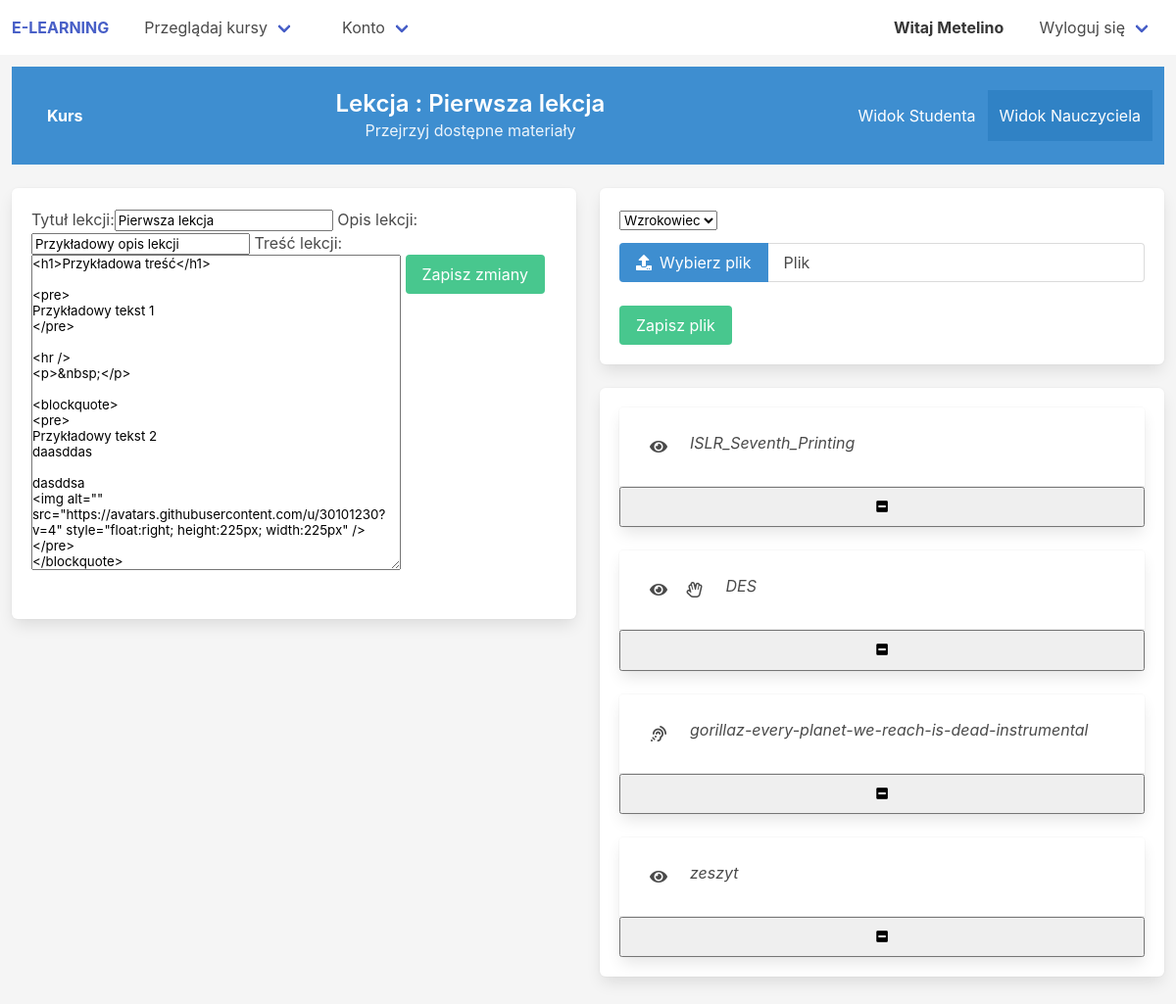
Before: /courses/node-edit/1/ (signed in) with the older database file.
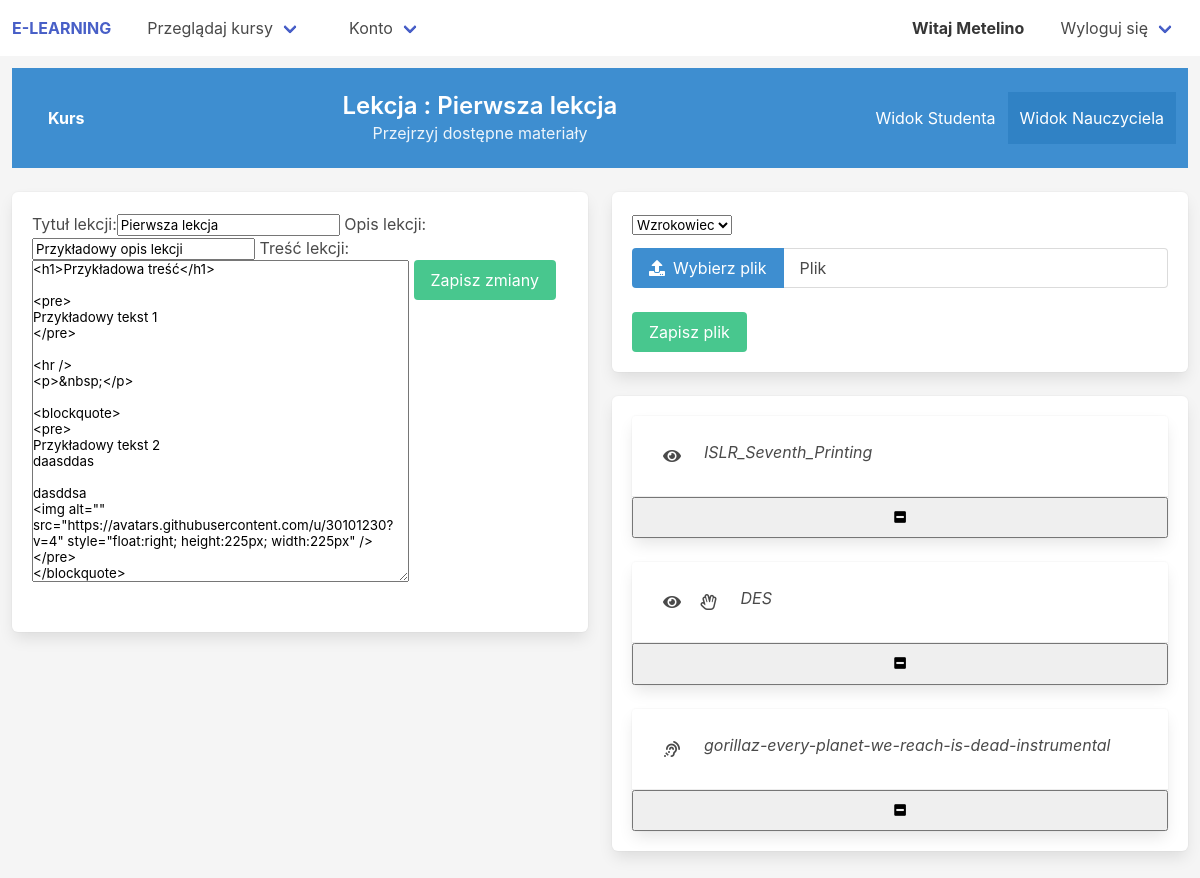
After: the same page with the newer database file.
### courses/models.py (models this page shows, shortened)
class Node(models.Model):
    NODE_TYPE = [
        ('lesson', 'Lekcja'),
        ('test', 'Test')
    ]
    name = models.CharField(max_length=100)
    desc = models.CharField(max_length=200)
    content = models.CharField(max_length=2000, default='')
    slug = models.SlugField(allow_unicode=True, blank=True, null=True)
    node_type = models.CharField(choices=NODE_TYPE, default='lesson', max_length=20)
    course = models.ForeignKey(to='Course', on_delete=models.CASCADE)
    node_number = models.PositiveIntegerField(null=True)
    class Meta():
        unique_together = ['course', 'node_number']

class LessonFile(models.Model):
    LESSON_TYPE = [
        ('0', 'Wzrokowiec'),
        ('1', 'Kinestetyk'),
        ('2', 'Słuchowiec'),
    ]
    lesson_type = MultiSelectField(max_length=5, choices=VAK.choices, default='0')
    lesson_file = models.FileField(upload_to=get_upload_path)
    node = models.ForeignKey(to='Node', on_delete=models.CASCADE)
    def get_name(self):
        p = Path(self.lesson_file.path)
        return p.stem

### courses/views.py (the view)
# urls.py: path('node-edit/<node_pk>/', node_edit, name='node_edit'),
@user_passes_test(lambda u: u.is_staff)
def node_edit(request, node_pk):
    node = Node.objects.get(pk=node_pk)
    if node.node_type == 'lesson':
        return lesson_edit(request, node)
    else:
        return test_edit(request, node)

### courses/forms.py
class NodeEditForm(forms.ModelForm):
    node_choices = [
        ('test', 'Test'),
        ('lesson', 'Lekcja')
    ]
    class Meta():
        model = Node
        fields = ['name', 'desc', 'content']
        labels = {
            'name' : 'Tytuł lekcji',
            'desc' : 'Opis lekcji',
            'content' : 'Treść lekcji'
        }
        widgets = {
            'content': forms.Textarea(attrs={'rows': 20, 'id':'editor'}),
        }

class FileForm(forms.ModelForm):
    class Meta():
        model = LessonFile
        fields = ['lesson_type', 'lesson_file']
        widgets = {
            'lesson_file' : forms.FileInput(attrs={'class':'file-input'})
        }
        labels = {
            'lesson_file' : 'Plik',
            'lesson_type' : 'Typ uczenia się',
        }

### courses/views.py (called while the page is built)
def lesson_edit(request, node):
    if request.method == 'POST':
        form = NodeEditForm(request.POST, instance=node)
        if form.is_valid():
            node.save()
            return render(request, 'courses/__message.html', {'type':'is-success', 'title':'Pomyślnie zmieniono opis!'})
        return render(request, 'courses/__message.html', {'type':'is-danger', 'title':'Zmiana opisu nieudana!'})
    else:
        files = node.lessonfile_set.all()
        node_form = NodeEditForm(instance=node)
        files_form = FileForm()
        return render(request, 'courses/lesson-edit.html', {
            'lesson' : node,
            'files' : files,
            'node_form' : node_form,
            'files_form' : files_form
            })

### templates/courses/lesson-edit.html (shortened to what this page needs)
{% extends "base.html" %}
{% load static %}
{% load bulma_tags %}
{% block content %}
<section class="hero is-info is-small block">
    <div class="hero-body is-flex">
        <nav class='navbar'>
            <div class="navbar-menu">
                <div class="navbar-start">
                    <a class="navbar-item" href="{% url 'courses:course_edit' lesson.course.slug %}">
                        <strong>Kurs</strong>
                    </a>
                </div>
            </div>
        </nav>
        <div class='container has-text-centered'>
            <p class="title is-4">
                Lekcja : {{ lesson.name }}
            </p>
            <p class="subtitle is-6">
                Przejrzyj dostępne materiały
            </p>
        </div>
        {% if user.is_staff %}
        <nav class="navbar">
            <div class="container">
                <div id="navbarMenuHeroA" class="navbar-menu">
                    <div class="navbar-end">
                    <a class="navbar-item" href="{% url 'courses:node_view' lesson.pk %}">
                        Widok Studenta
                    </a>
                    <a class="navbar-item is-active">
                        Widok Nauczyciela
                    </a>
                    </div>
                </div>
            </div>
        </nav>
        {% endif %}
    </div>
</section>
<div class='columns'>
    <div class='column'>
        <div class='box'>
            <form class='block' method="POST" hx-swap='none' hx-trigger="submit" hx-post="{% url 'courses:node_edit' lesson.pk %}">
                {{ node_form|bulma }}
                <input class='button is-success' type="submit" value="Zapisz zmiany">
            </form>
        </div>
    </div>
    <div class='column'>
        <form id='file-form' class='box' hx-encoding="multipart/form-data" hx-swap='beforeend' hx-target='#file-list' hx-post='{% url "courses:file_add" lesson.pk %}'>
            <div class='field'>
                <div class='control'>
                    {{ files_form.lesson_type }}
                </div>
            </div>
            <div id='file-field' class="file has-name is-fullwidth is-info block">
                <label class="file-label">
                  <span class="file-cta">
                    <span class="file-icon">
                      <i class="fas fa-upload"></i>
                    </span>
                    <span class="file-label">
                      Wybierz plik
                    </span>
                  </span>
                  <span class="file-name">
                    Plik
                  </span>
                </label>
            </div>
            <input class='button is-success' type="submit" value="Zapisz plik">
        </form>
        <div class='box' id='file-list'>
            {% include 'courses/__edit_file_list.html' %}
        </div>
    </div>
</div>
{% endblock %}

### templates/base.html (shortened to what this page needs)
<!DOCTYPE html>
{% load static %}
<html>
<head>
  <link rel="stylesheet" href="https://cdnjs.cloudflare.com/ajax/libs/font-awesome/5.15.3/css/all.min.css">
  <link rel="stylesheet" href='https://cdnjs.cloudflare.com/ajax/libs/bulma/0.9.2/css/bulma.min.css'>
  <link rel='stylesheet' href="{% static 'css/style.css' %}">
  <link rel='stylesheet' href="{% static 'css/anims.css' %}">
</head>
<body>
    <nav class="navbar" role="navigation" id="navbar">
      <div class="navbar-brand">
        <a class="navbar-item" href="{% url 'home' %}">
          <strong>E-LEARNING</strong>
        </a>
      </div>
      <div class='navbar-menu'>
        <div class="navbar-start">
            <div class='navbar-item is-hoverable'>
              <a href="{% url 'courses:course_list' %}" class="navbar-link">Przeglądaj kursy</a>
            </div>
            {% if user.is_authenticated %}
              <div class='navbar-item is-hoverable'>
                <a href="{% url 'accounts:profile' %}" class="navbar-link">Konto</a>
              </div>
            {% endif %}
        </div>
        <div class="navbar-end">
          {% if user.is_authenticated %}
            <div class='navbar-brand'>
              <div class="navbar-item"><strong>Witaj {{ user.username }}</strong></div>
            </div>
            <div class='navbar-item'>
              <a href="{% url 'accounts:logout' %}" class="navbar-link">Wyloguj się</a>
            </div>
          {% endif %}
        </div>
      </div>
    </nav>
    <div class="p-3 main-column" style='flex: 1'>
        {% block content %}
        {% endblock %}
</body>
</html>

### templates/courses/__edit_file_list.html
{% for file in files %}
    {% include 'courses/__edit_file.html' %}
{% endfor %}

### templates/courses/__edit_file.html
<div class="card block {{class}}" hx-target='this' _='{{script}}'>
    <div class="card-content">
        <div class='media'>
            <div class="media-left">
                {% if '0' in file.lesson_type  %}
                <span class="icon is-medium"><i class="fas fa-eye"></i></span>
                {% endif %}
                {% if '1' in file.lesson_type  %}
                <span class="icon is-medium"><i class="far fa-hand-spock"></i></span>
                {% endif %}
                {% if '2' in file.lesson_type  %}
                <span class="icon is-medium"><i class="fas fa-assistive-listening-systems"></i></span>
                {% endif %}
            </div>
            <div class="media-content">
                <i>{{ file.get_name }}</i>
            </div>
        </div>
    </div>
    {% if user.is_authenticated %}
    <footer class="card-footer">
        <button hx-swap='outerHTML' hx-confirm="Czy napewno chcesz usunąć plik?" hx-delete="{% url 'courses:file_delete' file.pk %}" class="card-footer-item"><i class="fas fa-minus-square"></i></button>
    </footer>
    {% endif %}
</div>

### static/css/style.css (style rules this page uses)
html, body { min-height : 100vh; }
body { color : black; box-sizing: border-box; margin : 0px; display : flex; flex-direction: column; align-items: stretch; justify-content: center; align-content: center; background : hsl(0, 0%, 96%); }
.main-column { display : flex; flex-direction: column; align-items: stretch; justify-content: flex-start; background : hsl(0, 0%, 96%); }

### templates/base.html (style rules this page uses)
html, body { min-height : 100vh; }
body { color : black; box-sizing: border-box; margin : 0px; display : flex; flex-direction: column; align-items: stretch; justify-content: center; align-content: center; background : hsl(0, 0%, 96%); }
.main-column { display : flex; flex-direction: column; align-items: stretch; justify-content: flex-start; background : hsl(0, 0%, 96%); }

Changed rows visible on the page:
removed LessonFile: lesson_type "0" (drawn), get_name "zeszyt"
